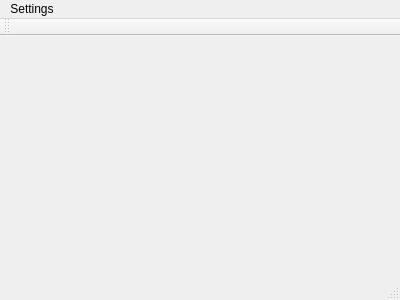
<?xml version="1.0" encoding="UTF-8"?>
<ui version="4.0">
 <class>TuningMainWindow</class>
 <widget class="QMainWindow" name="TuningMainWindow">
  <property name="geometry">
   <rect>
    <x>0</x>
    <y>0</y>
    <width>400</width>
    <height>300</height>
   </rect>
  </property>
  <property name="windowTitle">
   <string>Tuning IPEN</string>
  </property>
  <widget class="QWidget" name="centralWidget"/>
  <widget class="QMenuBar" name="menuBar">
   <property name="geometry">
    <rect>
     <x>0</x>
     <y>0</y>
     <width>400</width>
     <height>21</height>
    </rect>
   </property>
   <widget class="QMenu" name="menuSettings">
    <property name="title">
     <string>Settings</string>
    </property>
   </widget>
   <addaction name="menuSettings"/>
  </widget>
  <widget class="QToolBar" name="mainToolBar">
   <attribute name="toolBarArea">
    <enum>TopToolBarArea</enum>
   </attribute>
   <attribute name="toolBarBreak">
    <bool>false</bool>
   </attribute>
  </widget>
  <widget class="QStatusBar" name="statusBar"/>
 </widget>
 <layoutdefault spacing="6" margin="11"/>
 <resources/>
 <connections/>
</ui>
